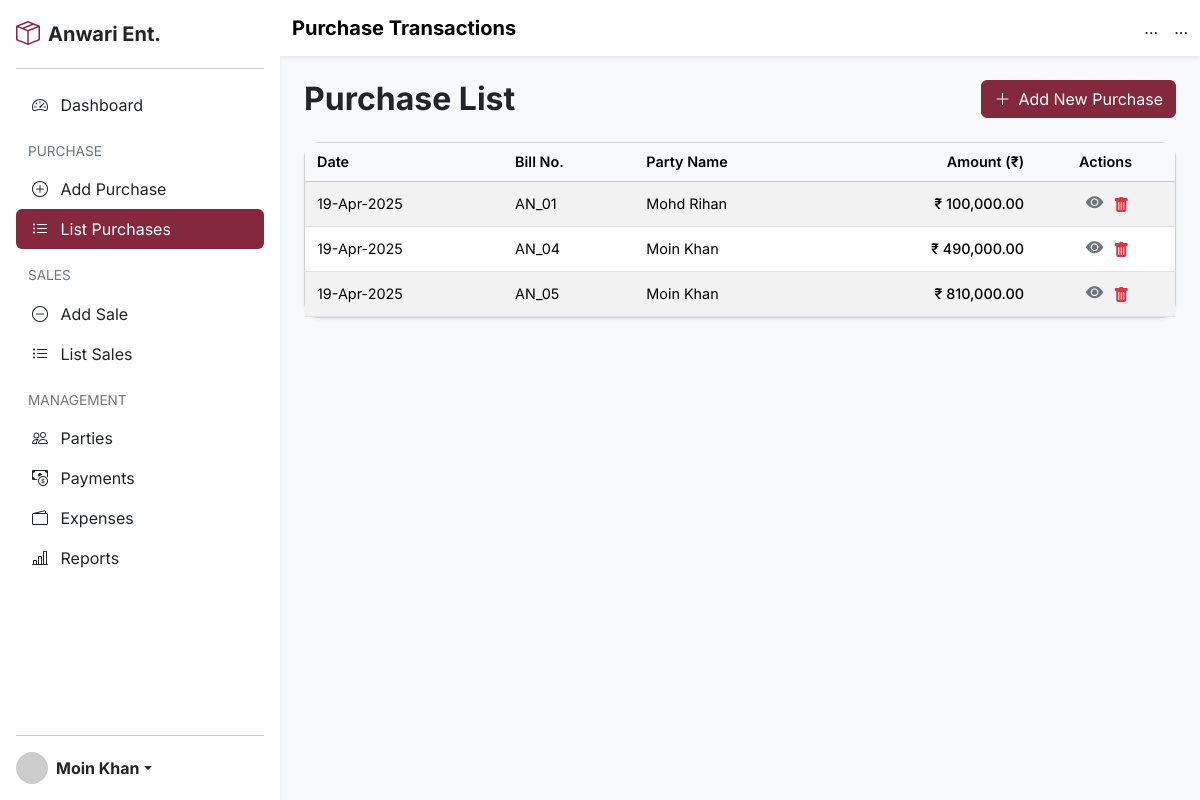
/purchase/list (signed in), run on the app's committed database.
### models.py (models this page shows)
class PurchaseTransaction(db.Model):
    __tablename__ = 'purchase_transaction'
    id = db.Column(db.Integer, primary_key=True)
    transaction_date = db.Column(db.Date, nullable=False)
    party_id = db.Column(db.Integer, db.ForeignKey('party.id'), nullable=False)
    total_amount = db.Column(db.Numeric(15, 2), nullable=False)
    bill_number = db.Column(db.String(100), nullable=True)
    notes = db.Column(db.Text, nullable=True)
    tag_number = db.Column(db.String(100), nullable=True)
    generated_by = db.Column(db.String(100), nullable=True)
    counted_by = db.Column(db.String(100), nullable=True)
    created_at = db.Column(db.DateTime, default=datetime.utcnow)
    updated_at = db.Column(db.DateTime, default=datetime.utcnow, onupdate=datetime.utcnow)
    items = db.relationship('PurchaseItem', back_populates='purchase', cascade="all, delete-orphan")

class Party(db.Model):
    __tablename__ = 'party'
    id = db.Column(db.Integer, primary_key=True)
    name = db.Column(db.String(255), unique=True, nullable=False)
    party_type = db.Column(db.Enum(PartyType), nullable=False)
    address = db.Column(db.Text)
    contact_info = db.Column(db.String(255))
    pan_number = db.Column(db.String(15))
    gstin_number = db.Column(db.String(20))
    bank_account_name = db.Column(db.String(255))
    bank_account_number = db.Column(db.String(50))
    bank_ifsc_code = db.Column(db.String(20))
    created_at = db.Column(db.DateTime, default=datetime.utcnow)
    updated_at = db.Column(db.DateTime, default=datetime.utcnow, onupdate=datetime.utcnow)
    purchase_transactions = db.relationship('PurchaseTransaction', backref='party', lazy=True)
    sales_transactions = db.relationship('SalesTransaction', back_populates='party', cascade="all, delete-orphan")
    payments = db.relationship('Payment', backref='party', lazy=True)

### routes/purchase.py (the view)
@purchase_bp.route('/list')
def list_purchases():
    purchases = PurchaseTransaction.query.options(
        joinedload(PurchaseTransaction.party)
    ).order_by(PurchaseTransaction.transaction_date.desc()).all()
    return render_template('purchase/list_purchases.html',
                           purchases=purchases,
                           active_page='list_purchases')

### app.py (called while the page is built)
@app.before_request
def require_login():
    allowed_routes = ['login_bp.login_page', 'login_bp.login_submit', 'static']
    if 'user_id' not in session and request.endpoint not in allowed_routes:
        return redirect(url_for('login_bp.login_page'))

### templates/purchase/list_purchases.html (shortened to what this page needs)
<!DOCTYPE html>
<html lang="en">
<head>
    <link href="https://cdn.jsdelivr.net/npm/bootstrap@5.3.3/dist/css/bootstrap.min.css" rel="stylesheet"
>
    <link rel="stylesheet" href="https://cdn.jsdelivr.net/npm/bootstrap-icons@1.11.3/font/bootstrap-icons.min.css">
    <link rel="stylesheet" href="{{ url_for('static', filename='index.css') }}">
</head>
<body>
    <div class="wrapper d-none d-md-flex">
        <aside class="sidebar bg-white shadow-sm p-3 d-flex flex-column">
            <a href="{{ url_for('home') }}"
                class="d-flex align-items-center mb-3 mb-md-0 me-md-auto text-dark text-decoration-none">
                <i class="bi bi-box-seam fs-4 me-2 text-theme-primary"></i>
                <span class="fs-5 fw-bold">Anwari Ent.</span>
            </a>
            <hr>
            <div style="overflow-y: auto; flex-grow: 1; max-height: calc(100vh - 160px);">
                <ul class="nav nav-pills flex-column mb-auto">
                    <li class="nav-item">
                        <a href="{{ url_for('home') }}"
                            class="nav-link {{ 'active' if active_page == 'dashboard' else 'text-dark' }}">
                            <i class="bi bi-speedometer2 me-2"></i> Dashboard
                        </a>
                    </li>
                    <li class="nav-item mt-2"><span class="nav-link disabled">PURCHASE</span></li>
                    <li>
                        <a href="{{ url_for('purchase.add_purchase') }}"
                            class="nav-link {{ 'active' if active_page == 'add_purchase' else 'text-dark' }}">
                            <i class="bi bi-plus-circle me-2"></i> Add Purchase
                        </a>
                    </li>
                    <li>
                        <a href="{{ url_for('purchase.list_purchases') }}"
                            class="nav-link {{ 'active' if active_page == 'list_purchases' else 'text-dark' }}">
                            <i class="bi bi-list-ul me-2"></i> List Purchases
                        </a>
                    </li>
                    <li class="nav-item mt-2"><span class="nav-link disabled">SALES</span></li>
                    <li>
                        <a href="{{ url_for('sales.add_sale') }}"
                            class="nav-link {{ 'active' if active_page == 'add_sale' else 'text-dark' }}">
                            <i class="bi bi-dash-circle me-2"></i> Add Sale
                        </a>
                    </li>
                    <li>
                        <a href="{{ url_for('sales.list_sales') }}"
                            class="nav-link {{ 'active' if active_page == 'list_sales' else 'text-dark' }}">
                            <i class="bi bi-list-ul me-2"></i> List Sales
                        </a>
                    </li>
                    <li class="nav-item mt-2"><span class="nav-link disabled">MANAGEMENT</span></li>
                    <li>
                        <a href="{{ url_for('parties.list_parties') }}"
                            class="nav-link {{ 'active' if active_page == 'parties' else 'text-dark' }}">
                            <i class="bi bi-people me-2"></i> Parties
                        </a>
                    </li>
                    <li>
                        <a href="{{ url_for('payments.list_payments') }}"
                            class="nav-link {{ 'active' if active_page == 'payments' or active_page == 'add_payment' else 'text-dark' }}">
                            <i class="bi bi-cash-coin me-2"></i> Payments
                        </a>
                    </li>
                    <li>
                        <a href="{{ url_for('expense.list_expenses') }}"
                            class="nav-link {{ 'active' if active_page == 'expenses' or active_page == 'add_expense' else 'text-dark' }}">
                            <i class="bi bi-wallet2 me-2"></i> Expenses
                        </a>
                    </li>
                    <li>
                        <a href="{{ url_for('reports.report_form') }}"
                            class="nav-link {{ 'active' if active_page == 'reports' else 'text-dark' }}">
                            <i class="bi bi-bar-chart-line me-2"></i> Reports
                        </a>
                    </li>
                </ul>
            </div>
            <hr>
            <div class="dropdown mt-auto">
                <a href="#" class="d-flex align-items-center text-dark text-decoration-none dropdown-toggle"
                    id="dropdownUser1" data-bs-toggle="dropdown" aria-expanded="false">
                    <img src="https://via.placeholder.com/32" alt="User" width="32" height="32"
                        class="rounded-circle me-2">
                    <strong>{{ session.get('user_name', 'User') }}</strong>
                </a>
            </div>
        </aside>
        <div class="content flex-grow-1" style="height: 100vh; overflow-y: auto;">
            <nav class="navbar navbar-expand-lg navbar-light bg-white shadow-sm sticky-top mb-4">
                <div class="container-fluid">
                    <span class="navbar-brand fw-bold d-none d-md-block">Purchase Transactions</span>
                    <ul class="navbar-nav ms-auto d-flex flex-row align-items-center">
                        <li class="nav-item dropdown me-3"> ... </li>
                        <li class="nav-item d-flex align-items-center"> ... </li>
                    </ul>
                </div>
            </nav>
            <div class="container-fluid px-4">
                <div class="d-flex justify-content-between align-items-center mb-4">
                    <h2 class="fw-bold mb-0 d-none d-md-block">Purchase List</h2>
                    <a href="{{ url_for('purchase.add_purchase') }}"
                        class="btn btn-theme-primary d-inline-flex align-items-center">
                        <i class="bi bi-plus-lg me-2"></i> Add New Purchase
                    </a>
                </div>
                <div class="card shadow-sm rounded-4">
                    <div class="card-body p-0">
                        <div class="table-responsive">
                            <table class="table purchase-list-table table-striped table-hover mb-0">
                                <thead class="table-light">
                                    <tr>
                                        <th scope="col">Date</th>
                                        <th scope="col">Bill No.</th>
                                        <th scope="col">Party Name</th>
                                        <th scope="col" class="text-end">Amount (₹)</th>
                                        <th scope="col" class="text-center">Actions</th>
                                    </tr>
                                </thead>
                                <tbody>
                                    {% for purchase in purchases %}
                                    <tr>
                                        <td>{{ purchase.transaction_date.strftime('%d-%b-%Y') }}</td>
                                        <td>{{ purchase.bill_number if purchase.bill_number else '-' }}</td>
                                        <td>{{ purchase.party.name if purchase.party else 'N/A' }}</td>
                                        <td class="text-end fw-medium">
                                            ₹ {{ "{:,.2f}".format(purchase.total_amount) }}
                                        </td>
                                        <td class="text-center action-icons">
                                            <a href="{{ url_for('purchase.view_purchase', purchase_id=purchase.id) }}"
                                                title="View Details"><i class="bi bi-eye-fill"></i></a>
                                            <form
                                                action="{{ url_for('purchase.delete_purchase', purchase_id=purchase.id) }}"
                                                method="POST" class="d-inline"
                                                onsubmit="return confirm('Are you sure you want to delete this purchase?');">
                                                <button type="submit" class="btn btn-link p-0 m-0 text-danger"
                                                    title="Delete" style="text-decoration: none;">
                                                    <i class="bi bi-trash-fill"></i>
                                                </button>
                                            </form>
                                        </td>
                                    </tr>
                                    {% endfor %}
                                </tbody>
                            </table>
                        </div>
                    </div>
                </div>
            </div>
        </div>
    </div>
</body>
</html>

### static/index.css (style rules this page uses)
:root { --primary-color: #84283e; --bs-link-color-rgb: 132, 40, 62; --bs-link-hover-color-rgb: 94, 28, 44; }
body { font-family: 'Inter', sans-serif; background-color: #f8f9fa; }
.text-theme-primary { color: var(--primary-color) !important; }
.btn-theme-primary { background-color: var(--primary-color); border-color: var(--primary-color); color: #fff; }
.sidebar { width: 280px; min-height: 100vh; transition: margin-left 0.3s ease-in-out; }
.content { flex-grow: 1; transition: margin-left 0.3s ease-in-out; padding-bottom: 80px; }
@media (min-width: 768px) { body { overflow-y: hidden; } }
@media (min-width: 768px) { .wrapper { display: flex; min-height: 100vh; } }
@media (min-width: 768px) { .content { overflow-y: auto; height: 100vh; padding-bottom: 20px; } }
:root { --primary-color: #84283e; --bs-primary-rgb: 132, 40, 62; }
.sidebar .nav-link.active { background-color: var(--primary-color) !important; color: white !important; }
.sidebar .nav-link.active i { color: white !important; }
.sidebar .nav-link.disabled { font-size: 0.85rem; padding-left: 0.75rem; color: #6c757d !important; background-color: transparent !important; pointer-events: none; }

### templates/purchase/list_purchases.html (style rules this page uses)
:root { --primary-color: #84283e; --bs-primary-rgb: 132, 40, 62; }
.sidebar .nav-link.active { background-color: var(--primary-color) !important; color: white !important; }
.sidebar .nav-link.active i { color: white !important; }
.sidebar .nav-link.disabled { font-size: 0.85rem; padding-left: 0.75rem; color: #6c757d !important; background-color: transparent !important; pointer-events: none; }
.purchase-list-table th { font-weight: 600; }
.purchase-list-table td, .purchase-list-table th { white-space: nowrap; padding: 0.5rem 0.75rem; vertical-align: middle; font-size: 0.9rem; }
.purchase-list-table .action-icons a { color: #6c757d; margin: 0 0.3rem; font-size: 1.1rem; transition: color 0.2s ease; }
.table-responsive { margin-bottom: 0; }

### data on the page
PurchaseTransaction: transaction_date "19-Apr-2025", bill_number "AN_01", party "Mohd Rihan", total_amount "100,000.00"
PurchaseTransaction: transaction_date "19-Apr-2025", bill_number "AN_04", party "Moin Khan", total_amount "490,000.00"
PurchaseTransaction: transaction_date "19-Apr-2025", bill_number "AN_05", party "Moin Khan", total_amount "810,000.00"

### other printed values
{{ session.get('user_name', 'User') }} "Moin Khan"
